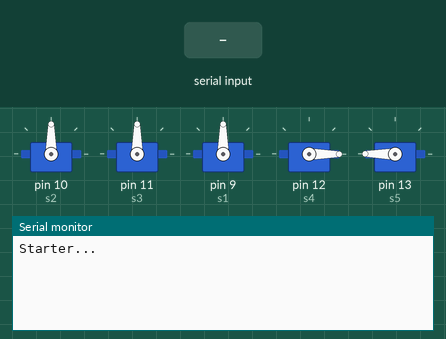
Recording of a sketch running on a simulated Arduino Uno, built with avr-gcc and run on an emulated ATmega328P. Shown: 5 × servo, the last lines printed to the serial monitor. The test bench sets the inputs (shaded band).

Above: at 3.8 s.
3.9 s: "s1-\n" received over Serial
At 4.4 s:
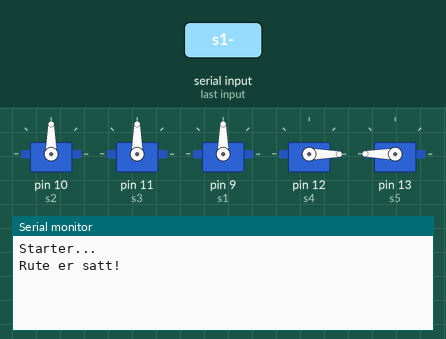
5.4 s: "p-\n" received over Serial
At 6.1 s:
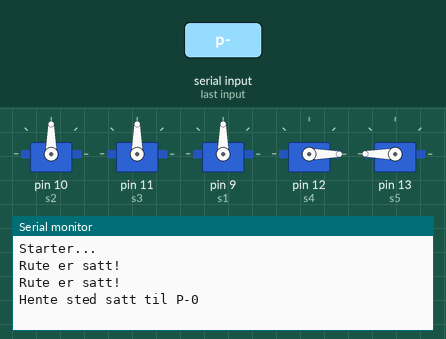
6.9 s: "d-\n" received over Serial
At 8.4 s:
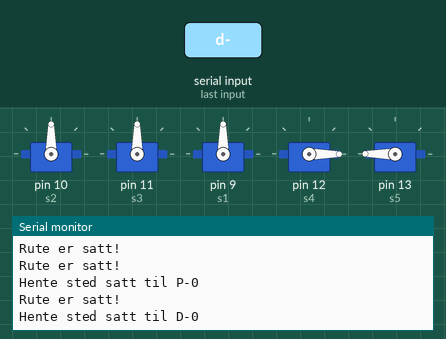

The sketch:

mosaMark2.ino
```cpp
#include <Servo.h>

Servo s1;
Servo s2;
Servo s3;
Servo s4;
Servo s5;

int pickUpSted = 0;
int dropSted = 0;
int position = 0;

void setup() {
  Serial.begin(9600);
  Serial.println("Starter...");
  s2.attach(10);
  s3.attach(11);
  s1.attach(9);
  s4.attach(12);
  s5.attach(13);
  delay(200);
  RestPos();
}

void loop() {

  /*INPUT FRA BRUKER*/
if (Serial.available()){
  Serial.println("Rute er satt!");
    String input = Serial.readStringUntil('\n');
    input.trim();

    if (input.startsWith("p-")){
      pickUpSted = input.substring(2).toInt();
      Serial.print("Hente sted satt til P-");
      Serial.println(pickUpSted);
    }
    else if (input.startsWith("d-")){
      dropSted = input.substring(2).toInt();
      Serial.print("Hente sted satt til D-");
      Serial.println(dropSted);
    }

    if(pickUpSted && dropSted){
      Serial.println("Rute er satt!");
      moveArm(pickUpSted, dropSted);
    }
  }
  // /*Input for test*/
  // if (Serial.available()){
  //   String input = Serial.readStringUntil('\n');
  //   input.trim();

  //   if (input.startsWith("s1-")){
  //     position = input.substring(3).toInt();
  //     //s1.write(position);
  //     SoftMove(s1, position);
  //     Serial.print("Servo 1 position set to ");
  //     Serial.println(position);
  //   } else if (input.startsWith("s2-")){
  //     position = input.substring(3).toInt();
  //     if(position <= 180){ // KAN FJERNE IF LØKKE ENDRE RANGE
  //       //s2.write(position);
  //       SoftMove(s2, position);
  //       Serial.print("Servo 2 position set to ");
  //       Serial.println(position);
  //     } else {
  //       Serial.println("UTENFOR RANGE!");
  //     }
  //   } else if(input.startsWith("s3-")){
  //     position = input.substring(3).toInt();
  //     if(position <= 180){
  //     //s3.write(position);
  //     SoftMove(s3, position);
  //     Serial.print("Servo 3 position set to ");
  //     Serial.println(position);
  //     } else {
  //       Serial.println("UTENFOR RANGE!");
  //     }
  //   } else if(input.startsWith("s4-")){
  //     position = input.substring(3).toInt();
  //     s4.write(position);
  //     //SoftMove(s4, position);
  //     Serial.print("Servo 4 position set to ");
  //     Serial.println(position);
  //   } else if(input.startsWith("s5-")){
  //     position = input.substring(3).toInt();
  //     //position = constrain(position, 0, 180);
  //     s5.write(position);
  //     // SoftMove(s5, position);
  //     Serial.print("Servo 5 position set to ");
  //     Serial.println(position);
  //   }
  // }
}

void moveArm(int pSted, int dSted){
  RestPos();
  if(pSted== 1 && dSted== 2){
    GoToPos1();
    delay(200);
    RestPos();
    GoToPos2();
    delay(200);
  } else if(pSted== 1 && dSted== 3){
    GoToPos1();
    delay(200);
    RestPos();
    GoToPos3();
    delay(200);
  } else if(pSted== 2 && dSted== 3){
    GoToPos2();
    delay(200);
    RestPos();
    GoToPos3();
    delay(200);
  }
  RestPos();
}

void GoToPos1(){
  SoftMove(s1, 0);
  SoftMove(s3, 90);
  SoftMove(s2, 20);
  delay(500);
}

void GoToPos2(){
  SoftMove(s1, 60);
  SoftMove(s2, 40);
  SoftMove(s3, 40);
  delay(200);
  SoftMove(s3, 130);
  SoftMove(s2, 0);
}

void GoToPos3(){
  SoftMove(s1, 180);
  SoftMove(s3, 120);
  SoftMove(s2, 40);
  SoftMove(s3, 90);
  delay(800);
}

void RestPos(){
  SoftMove(s2, 130);
  SoftMove(s1, 60);
  delay(200);
  SoftMove(s3, 40);
  delay(200);
  s4.write(0);
  s5.write(180);
  delay(800);
}

void DropIt(){
  s4.write(90);
  s5.write(90);
  delay(800);
}

void PickUp(){
  s4.write(60);
  s5.write(140);
  delay(1000);
  s4.write(0);
  s5.write(180);
  delay(800);
}
void SoftMove(Servo servo, int targetPos){
  int step = 0;
  int currentPos = servo.read();
  // Rotasjon mot klokka
  if(targetPos > currentPos){
    step = (targetPos - currentPos > 0) ? 1 : 0;
    for(int pos = currentPos; pos < targetPos; pos += step){
      servo.write(pos);
      delay(10);
    }
  } // Rotasjon med klokka
  else{
    step = (currentPos - targetPos > 0) ? 1 : 0;
    for(int pos = currentPos; pos > targetPos; pos -= step){
      servo.write(pos);
      delay(10);
    }
  }
  servo.write(targetPos);
}
```

Measured:
- after the input at 3.9 s, the serial monitor: prints a new line at once (image 1)
- after the input at 5.4 s, the serial monitor: prints a new line at once (image 2)
- after the input at 6.9 s, the serial monitor: prints a new line at once (image 3)
